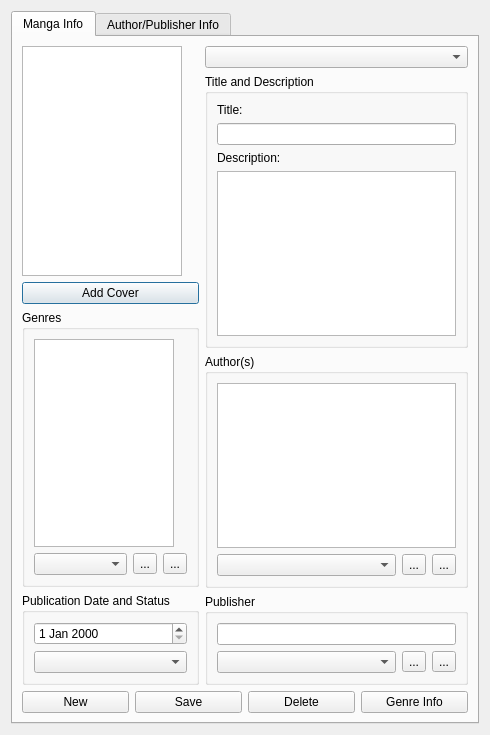
<?xml version="1.0" encoding="UTF-8"?>
<ui version="4.0">
 <class>DatabaseEditor</class>
 <widget class="QDialog" name="DatabaseEditor">
  <property name="geometry">
   <rect>
    <x>0</x>
    <y>0</y>
    <width>490</width>
    <height>735</height>
   </rect>
  </property>
  <property name="sizePolicy">
   <sizepolicy hsizetype="Fixed" vsizetype="Fixed">
    <horstretch>0</horstretch>
    <verstretch>0</verstretch>
   </sizepolicy>
  </property>
  <property name="maximumSize">
   <size>
    <width>490</width>
    <height>735</height>
   </size>
  </property>
  <property name="windowTitle">
   <string>Database Editor</string>
  </property>
  <layout class="QVBoxLayout" name="verticalLayout_2">
   <item>
    <widget class="QTabWidget" name="mainTabWidget">
     <property name="tabShape">
      <enum>QTabWidget::Rounded</enum>
     </property>
     <property name="currentIndex">
      <number>0</number>
     </property>
     <widget class="QWidget" name="mangaInfoTab">
      <attribute name="title">
       <string>Manga Info</string>
      </attribute>
      <layout class="QVBoxLayout" name="verticalLayout_4">
       <item>
        <layout class="QHBoxLayout" name="mangaInfoTopLayout">
         <item>
          <layout class="QVBoxLayout" name="mangaInfoLeftLayout">
           <item>
            <widget class="QGraphicsView" name="mangaCoverGraphicView">
             <property name="sizePolicy">
              <sizepolicy hsizetype="Fixed" vsizetype="Fixed">
               <horstretch>0</horstretch>
               <verstretch>0</verstretch>
              </sizepolicy>
             </property>
             <property name="minimumSize">
              <size>
               <width>160</width>
               <height>230</height>
              </size>
             </property>
             <property name="maximumSize">
              <size>
               <width>160</width>
               <height>230</height>
              </size>
             </property>
             <property name="verticalScrollBarPolicy">
              <enum>Qt::ScrollBarAlwaysOff</enum>
             </property>
             <property name="horizontalScrollBarPolicy">
              <enum>Qt::ScrollBarAlwaysOff</enum>
             </property>
             <property name="resizeAnchor">
              <enum>QGraphicsView::AnchorViewCenter</enum>
             </property>
            </widget>
           </item>
           <item>
            <widget class="QPushButton" name="mangaCoverAddButton">
             <property name="text">
              <string>Add Cover</string>
             </property>
             <property name="default">
              <bool>true</bool>
             </property>
             <property name="flat">
              <bool>false</bool>
             </property>
            </widget>
           </item>
           <item>
            <widget class="QGroupBox" name="mangaGenresGroup">
             <property name="title">
              <string>Genres</string>
             </property>
             <layout class="QVBoxLayout" name="verticalLayout_8">
              <item>
               <widget class="QListWidget" name="mangaGenresListWidget">
                <property name="sizePolicy">
                 <sizepolicy hsizetype="Maximum" vsizetype="Expanding">
                  <horstretch>0</horstretch>
                  <verstretch>0</verstretch>
                 </sizepolicy>
                </property>
                <property name="maximumSize">
                 <size>
                  <width>140</width>
                  <height>16777215</height>
                 </size>
                </property>
               </widget>
              </item>
              <item>
               <layout class="QHBoxLayout" name="mangaGenresManageLayout">
                <item>
                 <widget class="QComboBox" name="mangaGenresComboBox"/>
                </item>
                <item>
                 <widget class="QToolButton" name="mangaGenreAddButton">
                  <property name="text">
                   <string>...</string>
                  </property>
                  <property name="icon">
                   <iconset>
                    <normaloff>../resources/icons/plus.png</normaloff>../resources/icons/plus.png</iconset>
                  </property>
                 </widget>
                </item>
                <item>
                 <widget class="QToolButton" name="mangaGenreRemoveButton">
                  <property name="text">
                   <string>...</string>
                  </property>
                  <property name="icon">
                   <iconset>
                    <normaloff>../resources/icons/minus.png</normaloff>../resources/icons/minus.png</iconset>
                  </property>
                 </widget>
                </item>
               </layout>
              </item>
             </layout>
            </widget>
           </item>
           <item>
            <widget class="QGroupBox" name="publicationStatusGroupBox">
             <property name="title">
              <string>Publication Date and Status</string>
             </property>
             <layout class="QVBoxLayout" name="verticalLayout_11">
              <item>
               <widget class="QDateEdit" name="mangaPublicationDateEdit"/>
              </item>
              <item>
               <widget class="QComboBox" name="mangaPublicationStatusCombobox"/>
              </item>
             </layout>
            </widget>
           </item>
          </layout>
         </item>
         <item>
          <layout class="QVBoxLayout" name="mangaInfoRigthLayout">
           <item>
            <widget class="QComboBox" name="mangaInfoAllComboBox"/>
           </item>
           <item>
            <widget class="QGroupBox" name="titleAndDescriptionGroupBox">
             <property name="title">
              <string>Title and Description</string>
             </property>
             <layout class="QVBoxLayout" name="verticalLayout_14">
              <item>
               <widget class="QLabel" name="mangaTitleLabel">
                <property name="text">
                 <string>Title:</string>
                </property>
               </widget>
              </item>
              <item>
               <widget class="QLineEdit" name="mangaTitleLineEdit"/>
              </item>
              <item>
               <widget class="QLabel" name="mangaDescriptionLabel">
                <property name="text">
                 <string>Description:</string>
                </property>
               </widget>
              </item>
              <item>
               <widget class="QTextEdit" name="mangaDescriptionTextEdit">
                <property name="sizePolicy">
                 <sizepolicy hsizetype="Preferred" vsizetype="Preferred">
                  <horstretch>0</horstretch>
                  <verstretch>0</verstretch>
                 </sizepolicy>
                </property>
                <property name="maximumSize">
                 <size>
                  <width>300</width>
                  <height>16777215</height>
                 </size>
                </property>
               </widget>
              </item>
             </layout>
            </widget>
           </item>
           <item>
            <widget class="QGroupBox" name="authorsGroupBox">
             <property name="title">
              <string>Author(s)</string>
             </property>
             <layout class="QVBoxLayout" name="verticalLayout_12">
              <item>
               <widget class="QListView" name="mangaAuthorsListView"/>
              </item>
              <item>
               <layout class="QHBoxLayout" name="mangaAuthorsManageLayout">
                <item>
                 <widget class="QComboBox" name="mangaAuthorsComboBox"/>
                </item>
                <item>
                 <widget class="QToolButton" name="mangaAuthorsAddButton">
                  <property name="text">
                   <string>...</string>
                  </property>
                  <property name="icon">
                   <iconset>
                    <normaloff>../resources/icons/plus.png</normaloff>../resources/icons/plus.png</iconset>
                  </property>
                  <property name="popupMode">
                   <enum>QToolButton::DelayedPopup</enum>
                  </property>
                  <property name="toolButtonStyle">
                   <enum>Qt::ToolButtonIconOnly</enum>
                  </property>
                  <property name="autoRaise">
                   <bool>false</bool>
                  </property>
                 </widget>
                </item>
                <item>
                 <widget class="QToolButton" name="mangaAuthorsRemoveButton">
                  <property name="text">
                   <string>...</string>
                  </property>
                  <property name="icon">
                   <iconset>
                    <normaloff>../resources/icons/minus.png</normaloff>../resources/icons/minus.png</iconset>
                  </property>
                 </widget>
                </item>
               </layout>
              </item>
             </layout>
            </widget>
           </item>
           <item>
            <widget class="QGroupBox" name="publisherGroupBox">
             <property name="title">
              <string>Publisher</string>
             </property>
             <layout class="QVBoxLayout" name="verticalLayout_13">
              <item>
               <widget class="QLineEdit" name="mangaPublisherLineEdit">
                <property name="readOnly">
                 <bool>true</bool>
                </property>
               </widget>
              </item>
              <item>
               <layout class="QHBoxLayout" name="mangaPublisherManageLayout">
                <item>
                 <widget class="QComboBox" name="mangaPublishersComboBox"/>
                </item>
                <item>
                 <widget class="QToolButton" name="mangaAddPublisherButton">
                  <property name="text">
                   <string>...</string>
                  </property>
                  <property name="icon">
                   <iconset>
                    <normaloff>../resources/icons/plus.png</normaloff>../resources/icons/plus.png</iconset>
                  </property>
                 </widget>
                </item>
                <item>
                 <widget class="QToolButton" name="mangaRemovePublisherButton">
                  <property name="text">
                   <string>...</string>
                  </property>
                  <property name="icon">
                   <iconset>
                    <normaloff>../resources/icons/minus.png</normaloff>../resources/icons/minus.png</iconset>
                  </property>
                 </widget>
                </item>
               </layout>
              </item>
             </layout>
            </widget>
           </item>
          </layout>
         </item>
        </layout>
       </item>
       <item>
        <layout class="QHBoxLayout" name="mangaInfoButtonLayout">
         <item>
          <widget class="QPushButton" name="mangaInfoNewButton">
           <property name="text">
            <string>New</string>
           </property>
          </widget>
         </item>
         <item>
          <widget class="QPushButton" name="mangaInfoSaveButton">
           <property name="text">
            <string>Save</string>
           </property>
          </widget>
         </item>
         <item>
          <widget class="QPushButton" name="mangaInfoDeleteButton">
           <property name="text">
            <string>Delete</string>
           </property>
          </widget>
         </item>
         <item>
          <widget class="QPushButton" name="openGenreInfoEditButton">
           <property name="text">
            <string>Genre Info</string>
           </property>
          </widget>
         </item>
        </layout>
       </item>
      </layout>
     </widget>
     <widget class="QWidget" name="authPubInfoTab">
      <attribute name="title">
       <string>Author/Publisher Info</string>
      </attribute>
      <layout class="QVBoxLayout" name="verticalLayout_9">
       <item>
        <widget class="QGroupBox" name="authorInfoGroupBox">
         <property name="title">
          <string>Author Info</string>
         </property>
         <layout class="QVBoxLayout" name="verticalLayout_5">
          <item>
           <widget class="QComboBox" name="authorsAllComboBox"/>
          </item>
          <item>
           <widget class="QLabel" name="authorFullNameLabel">
            <property name="text">
             <string>Full Name:</string>
            </property>
           </widget>
          </item>
          <item>
           <widget class="QLineEdit" name="authorFullNameTextEdit"/>
          </item>
          <item>
           <widget class="QLabel" name="authorCountryLabel">
            <property name="text">
             <string>Country of Birth:</string>
            </property>
           </widget>
          </item>
          <item>
           <widget class="QLineEdit" name="authorCountryTextEdit"/>
          </item>
          <item>
           <widget class="QLabel" name="authorBirthdayLabel">
            <property name="text">
             <string>Birthday:</string>
            </property>
           </widget>
          </item>
          <item>
           <widget class="QDateEdit" name="authorBirthDateEdit"/>
          </item>
          <item>
           <widget class="QLabel" name="authorWebsiteLabel">
            <property name="text">
             <string>Website:</string>
            </property>
           </widget>
          </item>
          <item>
           <widget class="QLineEdit" name="authorWebsiteTextEdit"/>
          </item>
          <item>
           <layout class="QHBoxLayout" name="authorInfoButtonLayout">
            <item>
             <widget class="QPushButton" name="authorNewButton">
              <property name="text">
               <string>New</string>
              </property>
             </widget>
            </item>
            <item>
             <widget class="QPushButton" name="authorSaveButton">
              <property name="text">
               <string>Save</string>
              </property>
             </widget>
            </item>
            <item>
             <widget class="QPushButton" name="authorDeleteButton">
              <property name="text">
               <string>Delete</string>
              </property>
             </widget>
            </item>
           </layout>
          </item>
         </layout>
        </widget>
       </item>
       <item>
        <widget class="QGroupBox" name="publisherInfoGroubBox">
         <property name="title">
          <string>Publisher Info</string>
         </property>
         <layout class="QVBoxLayout" name="verticalLayout_6">
          <item>
           <widget class="QComboBox" name="publishersAllComboBox"/>
          </item>
          <item>
           <widget class="QLabel" name="publisherNameLabel">
            <property name="text">
             <string>Name:</string>
            </property>
           </widget>
          </item>
          <item>
           <widget class="QLineEdit" name="publisherNameTextEdit"/>
          </item>
          <item>
           <widget class="QLabel" name="publisherCountryLabel">
            <property name="text">
             <string>Country:</string>
            </property>
           </widget>
          </item>
          <item>
           <widget class="QLineEdit" name="publisherCountryTextEdit"/>
          </item>
          <item>
           <widget class="QLabel" name="publisherWebsiteLabel">
            <property name="text">
             <string>Website:</string>
            </property>
           </widget>
          </item>
          <item>
           <widget class="QLineEdit" name="publisherWebsiteTextEdit"/>
          </item>
          <item>
           <widget class="QLabel" name="publisherNoteLabel">
            <property name="text">
             <string>Note:</string>
            </property>
           </widget>
          </item>
          <item>
           <widget class="QTextEdit" name="publisherNoteTextEdit">
            <property name="maximumSize">
             <size>
              <width>34243</width>
              <height>150</height>
             </size>
            </property>
           </widget>
          </item>
          <item>
           <layout class="QHBoxLayout" name="publisherInfoButtonLayout">
            <item>
             <widget class="QPushButton" name="publisherNewButton">
              <property name="text">
               <string>New</string>
              </property>
             </widget>
            </item>
            <item>
             <widget class="QPushButton" name="publisherSaveButton">
              <property name="text">
               <string>Save</string>
              </property>
             </widget>
            </item>
            <item>
             <widget class="QPushButton" name="publisherDeleteButton">
              <property name="text">
               <string>Delete</string>
              </property>
             </widget>
            </item>
           </layout>
          </item>
         </layout>
        </widget>
       </item>
      </layout>
     </widget>
    </widget>
   </item>
  </layout>
 </widget>
 <resources/>
 <connections/>
</ui>
